Frame 1 (no input): blank canvas, image omitted
Frame 60 (no input): blank canvas, image omitted
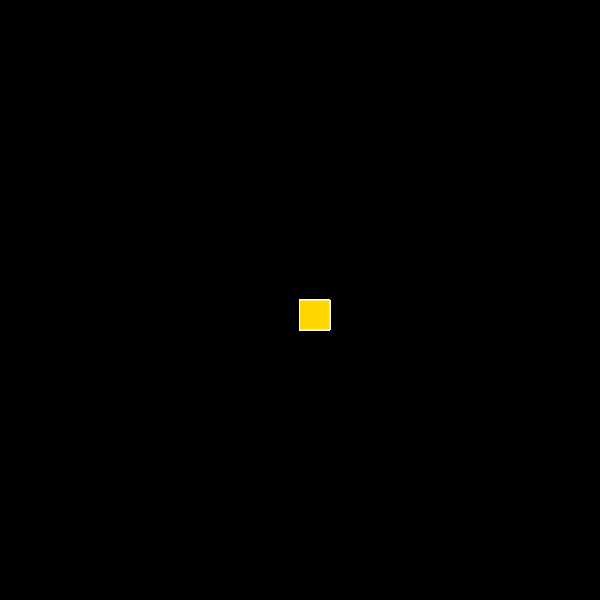
Frame 120 (the mouse pressed at the canvas centre since frame 60)

The p5.js sketch whose frames 1 and 60 were blank and that drew this single picture after the mouse press (run headless with seeded random() and noise() and a simulated clock; from frame 60 on, the mouse is pressed at the canvas centre):

// p5.js sketch
// ── sketch.js
function setup() {
  createCanvas(600, 600);
  background("black");
}

  function draw() {
  
 
stroke("white"); 
  fill('gold');   
      
    
    if(mouseIsPressed){
      rect(mouseX,mouseY,30,30)
    }
  
  
  
  
}
